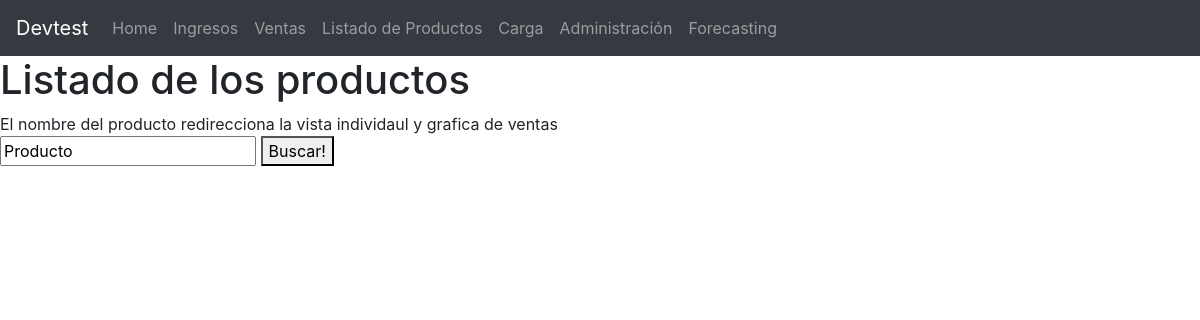
The app's page /productos, older data.
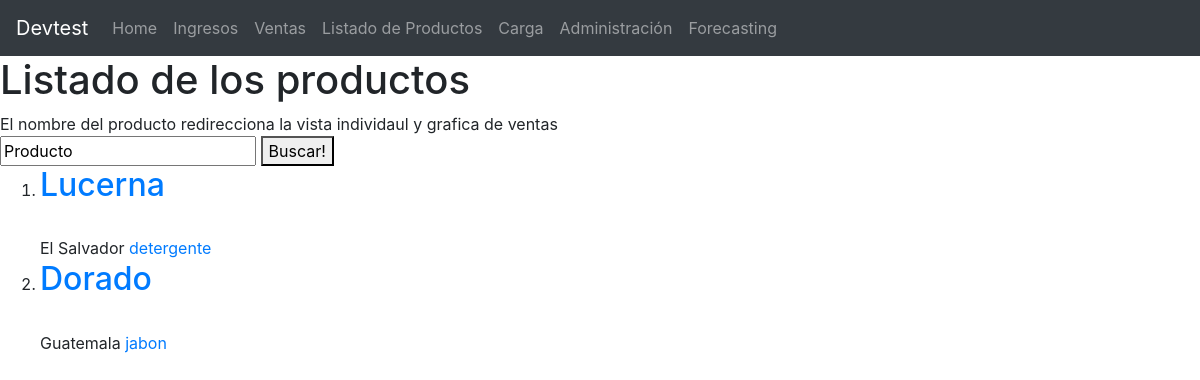
The same page, newer data.
### cr/models.py (models this page shows, shortened)
class CatalogoProds(models.Model):
    nombre_producto = models.CharField(max_length=127)
    pais_producto = models.CharField(max_length=127)
    tipo_producto = models.CharField(max_length=127)
    precio_unidad = models.FloatField()
    created_at = models.DateTimeField(auto_now_add=True)
    class Meta:
        verbose_name = "Producto"
        verbose_name_plural = "Productos"

### cr/views.py (the view)
# urls.py: re_path(r'productos', CatalogProductListView.as_view(), name='product_list_view'),
class CatalogProductListView(ListView):
    model = CatalogoProds

### cr/templates/cr/catalogoprods_list.html (shortened to what this page needs)
{% extends "navbar.html"%}
{% block content %}
<h1>Listado de los productos<br/> {{ search }}</h1>
<a>El nombre del producto redirecciona la vista individaul y grafica de ventas</a>
<form action="/search" method="post">
    <input type="text"  value="Producto" name="product_name" size="20"/>
    <button type="submit">Buscar!</button>
</form>
<ol>
{% for prod in object_list %}
    <li>
    <h2><a href="/products/{{prod.id}}">{{ prod.nombre_producto }} </a></h2><br />
    {{ prod.pais_producto }}
        <a href="/detalle_tipo?product_type={{ prod.tipo_producto }}">{{ prod.tipo_producto }}</a>
    </li>
{% endfor %}
</ol>
{% endblock %}

Row changes from the older to the newer data that the page shows:
added CatalogoProds: nombre_producto "Lucerna", pais_producto "El Salvador", tipo_producto "detergente"
added CatalogoProds: nombre_producto "Dorado", pais_producto "Guatemala", tipo_producto "jabon"
